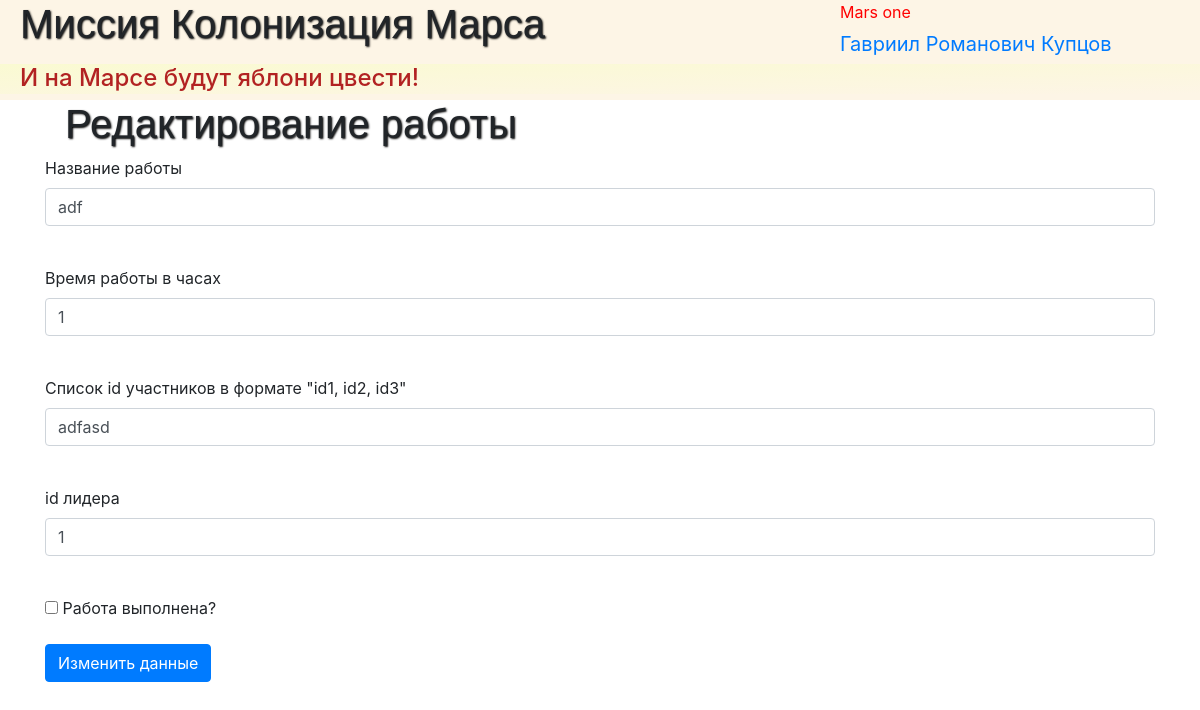
/сhange_job/1 (signed in), run on the app's committed database.
### data/users.py (models this page shows, shortened)
class User(SqlAlchemyBase, UserMixin):
    __tablename__ = 'users'
    id = sqlalchemy.Column(sqlalchemy.Integer, primary_key=True, autoincrement=True)
    surname = sqlalchemy.Column(sqlalchemy.String, nullable=True)
    name = sqlalchemy.Column(sqlalchemy.String, nullable=True)
    age = sqlalchemy.Column(sqlalchemy.Integer, nullable=True)
    position = sqlalchemy.Column(sqlalchemy.String, nullable=True)
    speciality = sqlalchemy.Column(sqlalchemy.String, nullable=True)
    address = sqlalchemy.Column(sqlalchemy.String, nullable=True)
    email = sqlalchemy.Column(sqlalchemy.String, index=True, unique=True, nullable=True)
    hashed_password = sqlalchemy.Column(sqlalchemy.String, nullable=True)
    modifed_date = sqlalchemy.Column(sqlalchemy.DateTime, default=datetime.datetime.now)

### data/jobs.py (models this page shows, shortened)
class Jobs(SqlAlchemyBase):
    __tablename__ = 'jobs'
    id = sqlalchemy.Column(sqlalchemy.Integer, primary_key=True, autoincrement=True)
    job = sqlalchemy.Column(sqlalchemy.String, nullable=True)
    work_size = sqlalchemy.Column(sqlalchemy.Integer, nullable=True, default=0)
    collaborators = sqlalchemy.Column(sqlalchemy.String, nullable=True)
    start_date = sqlalchemy.Column(sqlalchemy.DateTime, default=datetime.datetime.now)
    end_date = sqlalchemy.Column(sqlalchemy.DateTime, default=datetime.datetime.now)
    is_finished = sqlalchemy.Column(sqlalchemy.Boolean, default=True)
    team_leader = sqlalchemy.Column(sqlalchemy.Integer, sqlalchemy.ForeignKey("users.id"))
    user = orm.relation('User')

### main.py (the view, shortened to what this page needs)
@app.route('/сhange_job/<int:job_id>', methods=['GET', 'POST'])
@login_required
def сhange_job(job_id):
    form = AddJobForm()
    form.submit.label.text = 'Изменить данные'
    if request.method == "GET":
        session = db_session.create_session()
        job = session.query(Jobs).filter(Jobs.id == job_id).first()
        form.job.data = job.job
        form.work_size.data = job.work_size
        form.collaborators.data = job.collaborators
        form.team_leader.data = job.team_leader
        form.is_finished.data = job.is_finished
    return render_template('add_job.html', title='Редактирование работы', form=form)

### Forms/job_form.py
class AddJobForm(FlaskForm):
    job = StringField('Название работы', validators=[DataRequired()])
    work_size = IntegerField('Время работы в часах', validators=[DataRequired()])
    collaborators = StringField('Список id участников в формате "id1, id2, id3"', validators=[DataRequired()])
    team_leader = IntegerField('id лидера', validators=[DataRequired()])
    is_finished = BooleanField('Работа выполнена?')
    submit = SubmitField('Добавить работу')

### data/db_session.py (called while the page is built)
def create_session() -> Session:
    global __factory
    return __factory()

### main.py (called while the page is built)
@login_manager.user_loader
def load_user(user_id):
    session = db_session.create_session()
    return session.query(User).get(user_id)

### templates/add_job.html (shortened to what this page needs)
{% extends "base.html" %}
{% block content %}
    <h1>{{title}}</h1>
    <form action="" method="post">
        <p>
            {{ form.job.label }}<br>
            {{ form.job(class="form-control") }}<br>
        </p>
        <p>
            {{ form.work_size.label }}<br>
            {{ form.work_size(class="form-control") }}<br>
        </p>
        <p>
            {{ form.collaborators.label }}<br>
            {{ form.collaborators(class="form-control") }}<br>
        </p>
        <p>
            {{ form.team_leader.label }}<br>
            {{ form.team_leader(class="form-control") }}<br>
        </p>
        <p>{{ form.is_finished() }} {{ form.is_finished.label }}</p>
        <p>{{ form.submit(type="submit", class="btn btn-primary") }}</p>
    </form>
{% endblock %}

### templates/base.html (shortened to what this page needs)
<!doctype html>
<html lang="en">
<head>
    <link rel="stylesheet"
          href="https://stackpath.bootstrapcdn.com/bootstrap/4.4.1/css/bootstrap.min.css"
>
    <link rel="stylesheet" type="text/css" href="..\..\static\css\style.css">
</head>
<body>
<header>
 	<div class = "left"><h1>Миссия Колонизация Марса</h1></div>
 	<div class="right">Mars one</div>
 		{% if current_user.is_authenticated %}
    	<a class="navbar-brand" href="/logout">{{ current_user.name }}</a>
	    {% else %}
    <p>
        <a class="btn btn-primary" href="/register">Зарегистрироваться</a>
        <a class="btn btn-success" href="/login">Войти</a>
    </p>
	{% endif %}
 	<h4 class="gimn">И на Марсе будут яблони цвести!</h4>
</header>
<main role="main" class="container">
    {% block content %}{% endblock %}
</main>
</body>
</html>

### static/css/style.css (style rules this page uses)
header { background-color: #fdf5e6; height: 100px; }
h1 { margin-left: 20px; font-family: sans-serif; text-shadow: 1px 1px 2px black; }
.gimn { clear: both; background: linear-gradient(to top left, #fdf5e6, #FAFAD2); padding-left: 20px; height: 30px; color: #B22222; }
.left { float: left; width: 70%; }
.right { float: right; width: 30%; color: red; }

### data on the page
User: name "Гавриил Романович Купцов"
Jobs: job "adf", work_size "1", collaborators "adfasd", team_leader "1"

### other printed values
{{ title }} "Редактирование работы"
